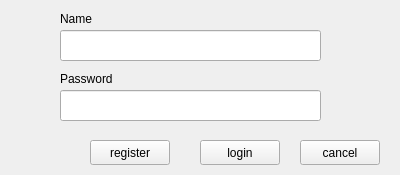
<?xml version="1.0" encoding="UTF-8"?>
<ui version="4.0">
 <class>LoginWidget</class>
 <widget class="QWidget" name="LoginWidget">
  <property name="geometry">
   <rect>
    <x>0</x>
    <y>0</y>
    <width>400</width>
    <height>175</height>
   </rect>
  </property>
  <property name="windowTitle">
   <string>Form</string>
  </property>
  <widget class="QPushButton" name="btnsub">
   <property name="geometry">
    <rect>
     <x>200</x>
     <y>140</y>
     <width>80</width>
     <height>25</height>
    </rect>
   </property>
   <property name="text">
    <string>login</string>
   </property>
  </widget>
  <widget class="QPushButton" name="btnclose">
   <property name="geometry">
    <rect>
     <x>300</x>
     <y>140</y>
     <width>80</width>
     <height>25</height>
    </rect>
   </property>
   <property name="text">
    <string>cancel</string>
   </property>
  </widget>
  <widget class="QPushButton" name="btnreg">
   <property name="geometry">
    <rect>
     <x>90</x>
     <y>140</y>
     <width>80</width>
     <height>25</height>
    </rect>
   </property>
   <property name="text">
    <string>register</string>
   </property>
  </widget>
  <widget class="QLineEdit" name="name">
   <property name="geometry">
    <rect>
     <x>60</x>
     <y>30</y>
     <width>261</width>
     <height>31</height>
    </rect>
   </property>
  </widget>
  <widget class="QLineEdit" name="passwd">
   <property name="geometry">
    <rect>
     <x>60</x>
     <y>90</y>
     <width>261</width>
     <height>31</height>
    </rect>
   </property>
  </widget>
  <widget class="QLabel" name="label">
   <property name="geometry">
    <rect>
     <x>60</x>
     <y>10</y>
     <width>41</width>
     <height>17</height>
    </rect>
   </property>
   <property name="text">
    <string>Name</string>
   </property>
  </widget>
  <widget class="QLabel" name="label_2">
   <property name="geometry">
    <rect>
     <x>60</x>
     <y>70</y>
     <width>54</width>
     <height>17</height>
    </rect>
   </property>
   <property name="text">
    <string>Password</string>
   </property>
  </widget>
 </widget>
 <resources/>
 <connections/>
</ui>
